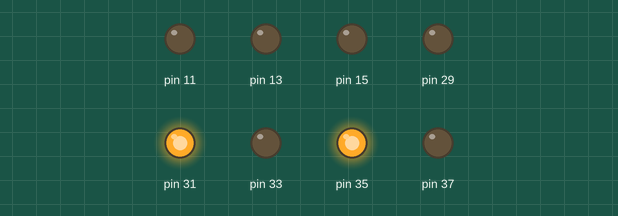
A program run on a simulated Raspberry Pi (header pin numbers). Shown: output pins drawn as LEDs (lit = HIGH). At 3.6 s the program stops and its outputs stay as they are.

Above: at 0.1 s.
At 1.1 s:
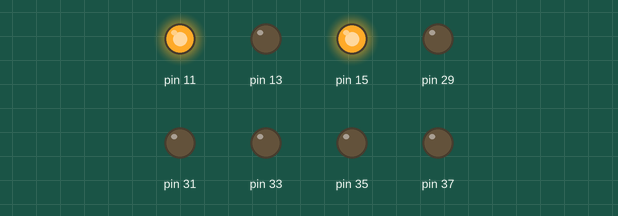
At 2.15 s:
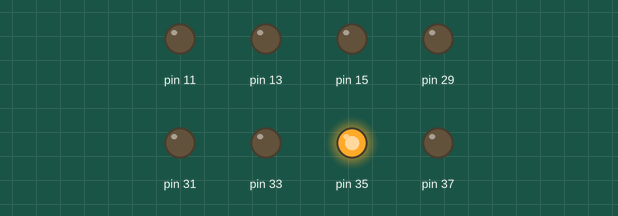
At 3.7 s:
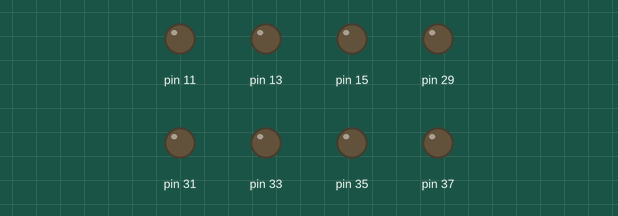
Timing chart, 0 to 5.1 s (numbered marks = the images above):
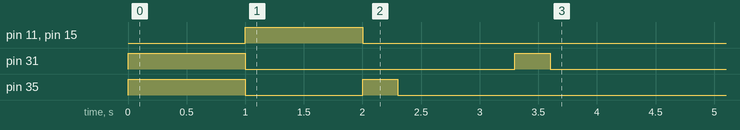

Measured:
- by itself, pin 11, pin 15: LOW → HIGH at 1.0 s, → LOW 1.0 s later
- by itself, pin 31: LOW → HIGH at 0.00 s, → LOW 1.0 s later, → HIGH 2.3 s later, → LOW 0.30 s later
- by itself, pin 35: LOW → HIGH at 0.00 s, → LOW 1.0 s later, → HIGH 1.0 s later, → LOW 0.30 s later

The program:

car.py
```python
import RPi.GPIO as GPIO
import time

def init():
	GPIO.setmode(GPIO.BOARD)
	GPIO.setup(11, GPIO.OUT)
	GPIO.setup(13, GPIO.OUT)
	GPIO.setup(15, GPIO.OUT)
	GPIO.setup(29, GPIO.OUT)
	GPIO.setup(31, GPIO.OUT)
	GPIO.setup(33, GPIO.OUT)
	GPIO.setup(35, GPIO.OUT)
	GPIO.setup(37, GPIO.OUT)

def reset_back():
	GPIO.output(11, GPIO.LOW)
	GPIO.output(13, GPIO.LOW)
	GPIO.output(15, GPIO.LOW)
	GPIO.output(29, GPIO.LOW)
def reset_forward():
	GPIO.output(31, GPIO.LOW)
	GPIO.output(33, GPIO.LOW)
	GPIO.output(35, GPIO.LOW)
	GPIO.output(37, GPIO.LOW)

def set_back():
	GPIO.output(11, GPIO.HIGH)
	GPIO.output(15, GPIO.HIGH)
def set_forward():
	GPIO.output(31, GPIO.HIGH)
	GPIO.output(35, GPIO.HIGH)
def set_left():
	GPIO.output(35, GPIO.HIGH)
	time.sleep(0.3)
	GPIO.output(35, GPIO.LOW)
def set_right():
	GPIO.output(31, GPIO.HIGH)
	time.sleep(0.3)
	GPIO.output(31, GPIO.LOW)

def back():
	reset_forward()
	reset_back()
	set_back()
	time.sleep(1)
	reset_forward()
	reset_back()
def forward():
	reset_back()
	reset_forward()
	set_forward()
	time.sleep(1)
	reset_back()
	reset_forward()
def left():
	reset_back()
	reset_forward()
	set_left()
def right():
	reset_back()
	reset_forward()
	set_right()


if __name__ == "__main__":
	try:
		init()
		forward()
		back()
		left()
		time.sleep(1)
		right()
	except KeyboardInterrupt as e:
		print(e)
	except Exception as e:
		print(e)
	finally:
		GPIO.cleanup()
```
